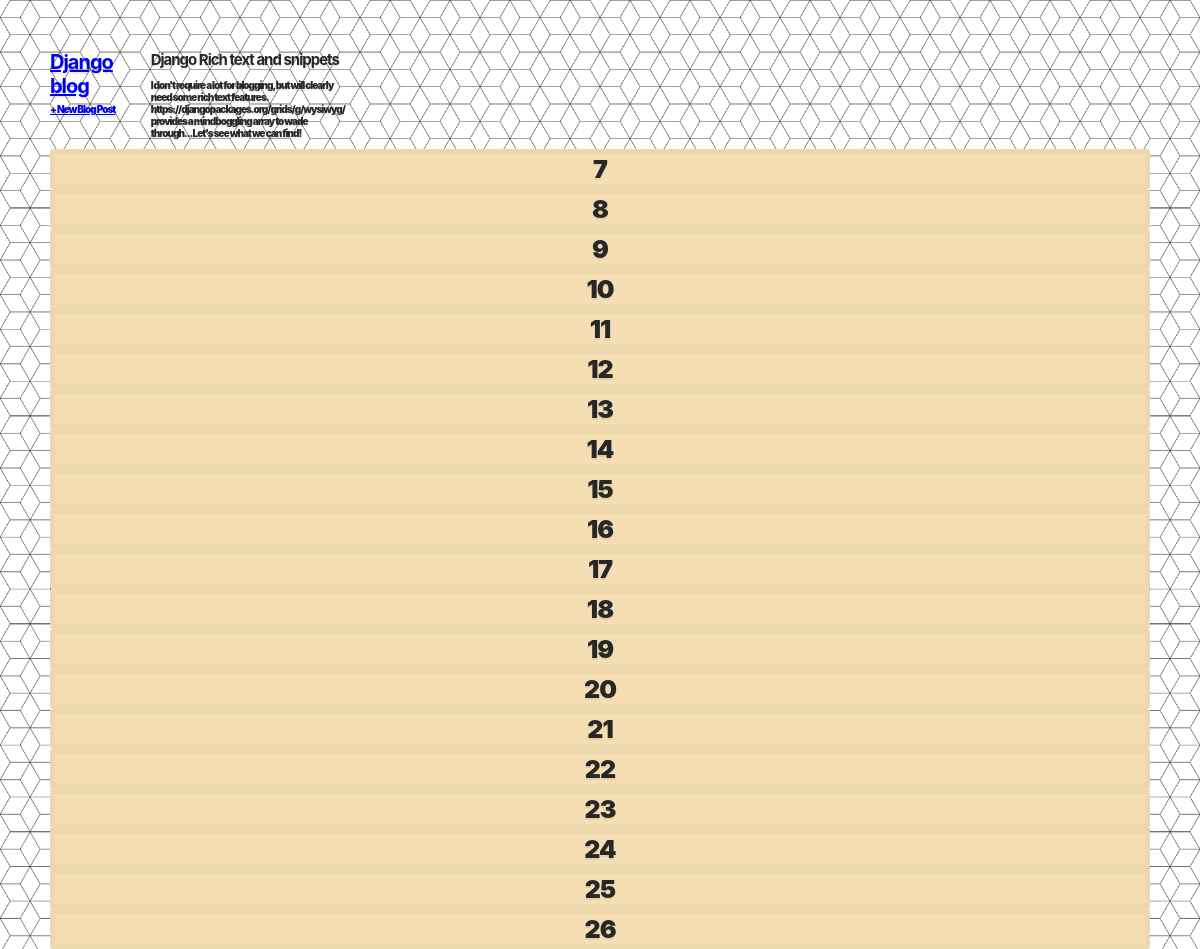
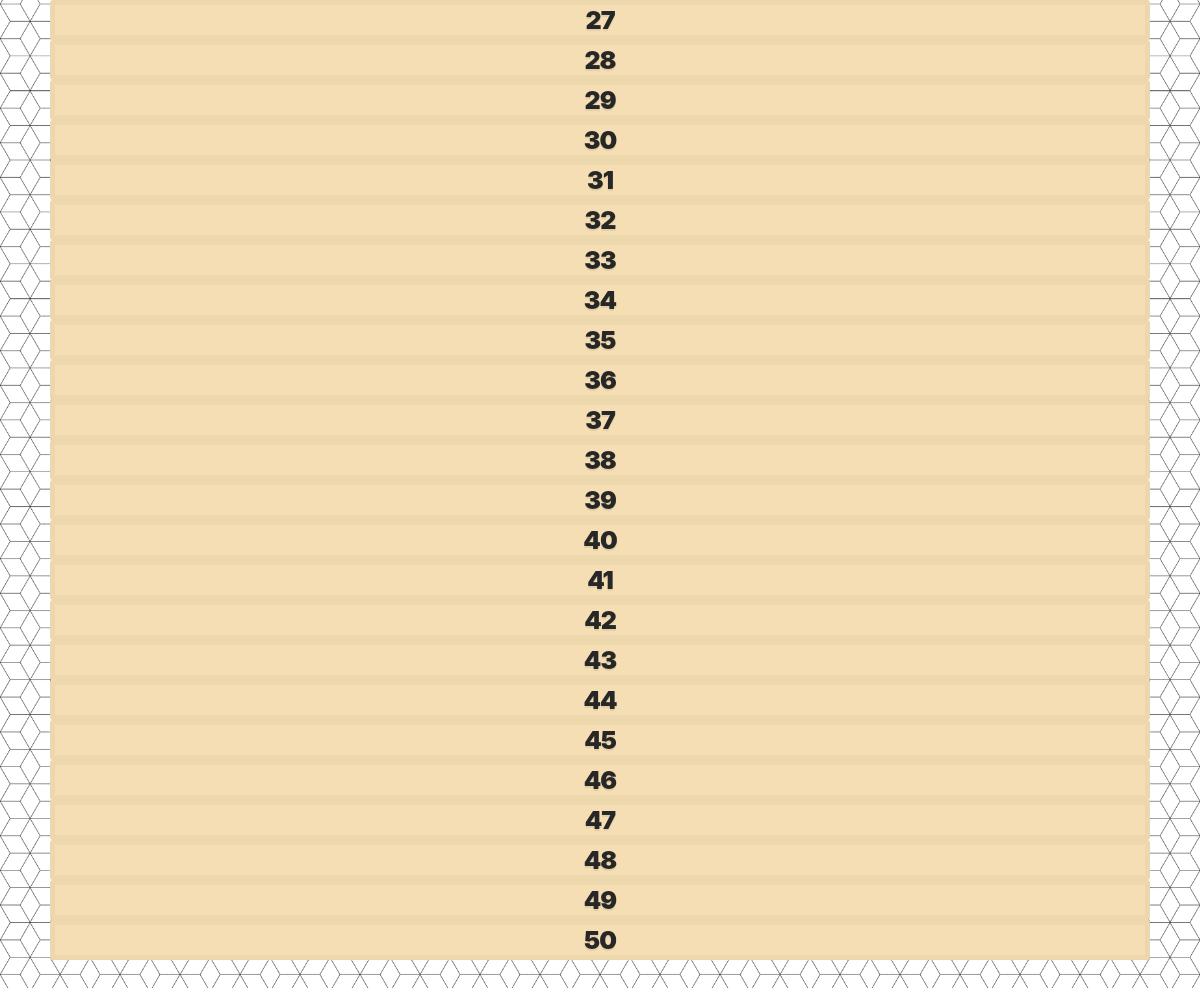
/post/5/, run on the app's committed database (2 pictures, top to bottom).
### blogs/models.py (models this page shows, shortened)
class Post(models.Model):
    author = models.ForeignKey(
        'auth.User',
        on_delete=models.CASCADE,
    )
    title = models.CharField(max_length=200)
    text = models.TextField()

### blogs/views.py (the view)
# urls.py: path('post/<int:pk>/', views.BlogDetailView.as_view(), name='post_detail'),
class BlogDetailView(DetailView):
    model = Post
    template_name = 'post_detail.html'

### templates/post_detail.html
{% extends 'base.html' %}
{% block content %}
  <div class="post-entry">
    <h2>{{ post.title }}</h2>
    <p>{{ post.text }}</p>
  </div>
{% endblock content %}

### static/css/base.css (style rules this page uses)
:root { --black: #272727; }
html { box-sizing: border-box; font-family: -apple-system, BlinkMacSystemFont, "Segoe UI", Roboto, Helvetica, Arial, sans-serif, "Apple Color Emoji", "Segoe UI Emoji", "Segoe UI Symbol"; font-weight: 900; font-size: 10px; color: var(--black); text-shadow: 0 2px 0 rgba(0, 0, 0, 0.07); }
*, *:before, *:after { box-sizing: inherit; }
body { background-image: url("blocks_41618_sm.gif"); background-color: blanchedalmond; background-size: 180px auto; min-height: calc(100vh - 100px); margin: 50px; background-position: fixed; letter-spacing: -1px; }
h1, h2, h3, h4, h5, h6 { margin: 0 0 5px 0; }

### data on the page
Post: title "Django Rich text and snippets", text "I don't require a lot for blogging, but will clearly need some rich text features. https://djangopackages.org/grids/g/wysiwyg/ provides a mindboggling array to wade through... Let's see what we can find!"
